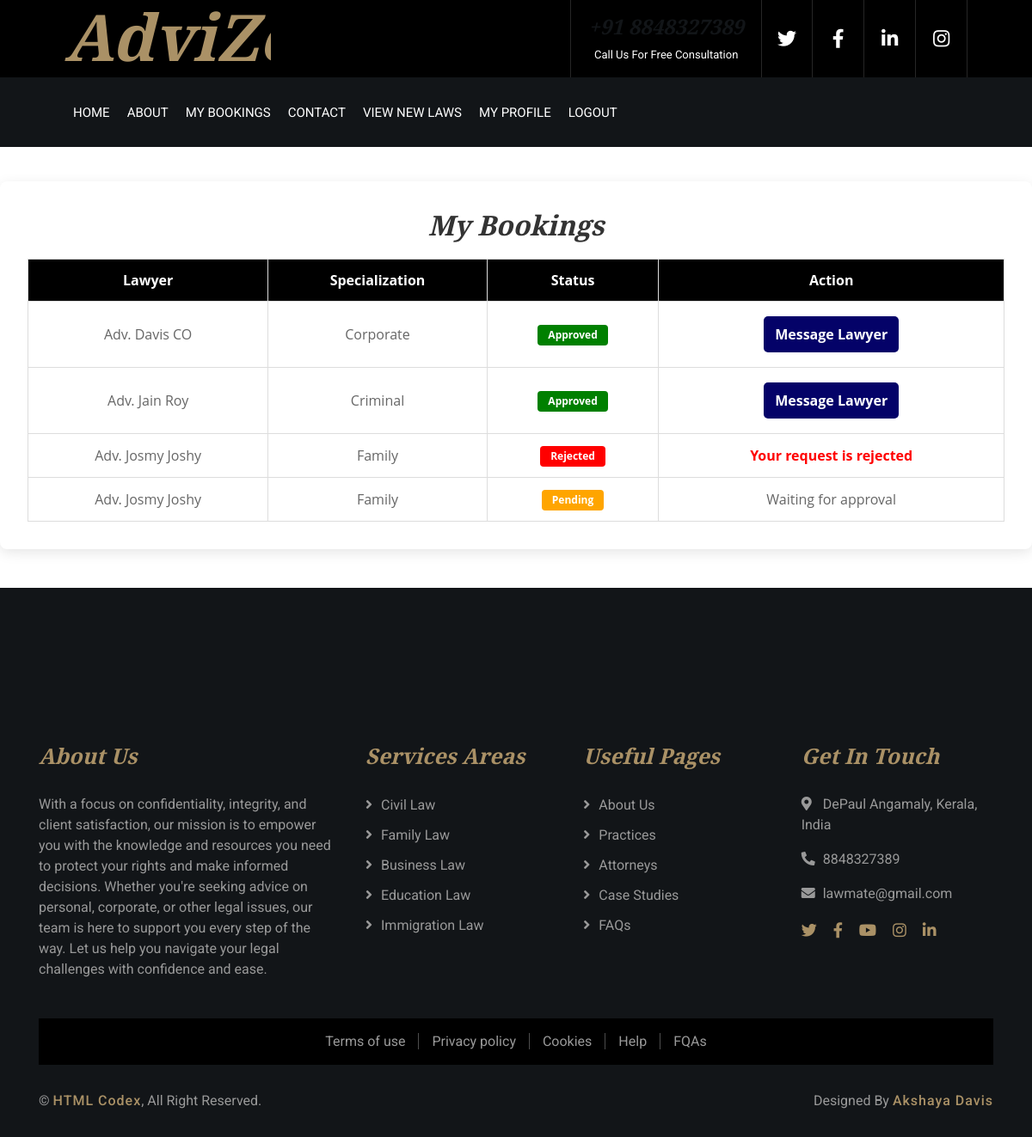
The app's page /my_bookings (signed in) with its own data.
### userapp/models.py (models this page shows)
class Bookings(models.Model):
    user = models.ForeignKey(Register, on_delete=models.CASCADE,null=True)
    lawyer = models.ForeignKey(Register, on_delete=models.CASCADE, related_name='lawyer',null=True)
    date = models.DateField(auto_now_add=True)
    time = models.TimeField(auto_now_add=True)
    status = models.CharField(max_length=50, default="Pending")
    is_approved = models.BooleanField(default=False)
    content = models.FileField(upload_to='uploads/', null=True)
    created_at = models.DateTimeField(auto_now_add=True)
    updated_at = models.DateTimeField(auto_now=True)

class Register(AbstractUser):
    usertype = models.CharField(max_length=50, default="admin")
    phone = models.CharField(max_length=15, null=True)  # Changed to CharField
    image = models.ImageField(upload_to='uploads/', null=True)
    barcouncil_number = models.CharField(max_length=15, null=True)
    specialization = models.CharField(max_length=50, null=True)
    address = models.CharField(max_length=100, null=True)
    bio = models.TextField(max_length=1000, null=True)
    qualification = models.CharField(max_length=50, null=True)
    experience = models.CharField(max_length=10, null=True)
    consultation_mode = models.CharField(max_length=50, null=True)
    court_jurisdiction = models.CharField(max_length=50, null=True)
    court_type = models.CharField(max_length=50, null=True)
    place = models.CharField(max_length=50, null=True)
    is_approved = models.BooleanField(default=False)

### userapp/views.py (the view)
# urls.py: path('my_bookings',views.my_bookings,name="my_bookings"),
def my_bookings(request):
    user = Register.objects.get(id=request.user.id)
    bookings = Bookings.objects.filter(user=user)
    return render(request, 'my_bookings.html', {'bookings': bookings})

### userapp/templates/my_bookings.html
{% load static %}
{% include 'header.html' %}
<link rel="stylesheet" href="{% static 'css/my_bookings.css' %}">
<div class="bookings-container">
    <h2>My Bookings</h2>
    {% if bookings %}
    <table>
        <thead>
            <tr>
                <th>Lawyer</th>
                <th>Specialization</th>
                <th>Status</th>
                <th>Action</th>
            </tr>
        </thead>
        <tbody>
        {% for booking in bookings %}
            <tr>
                <td>{{ booking.lawyer.first_name }}</td>
                <td>{{ booking.lawyer.specialization }}</td>
                <td>
                    {% if booking.status == "Approved" %}
                        <span class="badge" style="background: green;">Approved</span>
                    {% elif booking.status == "Rejected" %}
                        <span class="badge" style="background: red;">Rejected</span>
                    {% else %}
                        <span class="badge" style="background: orange;">Pending</span>
                    {% endif %}
                </td>
                <td>
                    {% if booking.status == "Approved" %}
                        <a href="{% url 'chat' booking.lawyer.id %}" class="btn message-btn">Message Lawyer</a>
                    {% elif booking.status == "Rejected" %}
                        <span style="color: red; font-weight: bold;">Your request is rejected</span>
                    {% else %}
                        <span>Waiting for approval</span>
                    {% endif %}
                </td>
            </tr>
        {% endfor %}
        </tbody>
    </table>
    {% else %}
        <p class="no-bookings">You have not booked any lawyers yet.</p>
    {% endif %}
</div>
{% include 'footer.html' %}

### userapp/static/css/style.css (style rules this page uses)
body { color: #666666; background: #ffffff; font-family: 'Roboto', sans-serif; font-weight: 400; }
h1, h2, h3, h4, h5, h6 { font-family: 'EB Garamond', serif; font-weight: 600; font-style: italic; color: #121518; }
a { color: #454545; transition: .3s; }

### userapp/static/css/my_bookings.css (style rules this page uses)
.bookings-container { max-width: 1500px; margin: 40px auto; background-color: #fff; padding: 2rem; border-radius: 8px; box-shadow: 0 4px 15px rgba(0, 0, 0, 0.1); font-family: "Open Sans", sans-serif; }
.bookings-container h2 { text-align: center; color: #333; }
table { width: 100%; border-collapse: collapse; margin-top: 20px; }
thead { background-color: #000000; color: white; }
th, td { padding: 12px; border: 1px solid #ddd; text-align: center; }
.badge { display: inline-block; padding: 6px 12px; border-radius: 4px; font-weight: bold; color: #fff; }
.btn { text-decoration: none; padding: 8px 12px; border-radius: 5px; font-weight: bold; color: #fff; margin: 5px; }
.message-btn { background-color: #040268; }

### records on screen
Bookings: lawyer.first_name "Adv. Davis CO", lawyer.specialization "Corporate", status "Approved"
Bookings: lawyer.first_name "Adv. Jain Roy", lawyer.specialization "Criminal", status "Approved"
Bookings: lawyer.first_name "Adv. Josmy Joshy", lawyer.specialization "Family", status "Rejected"
Bookings: lawyer.first_name "Adv. Josmy Joshy", lawyer.specialization "Family", status "Pending"
